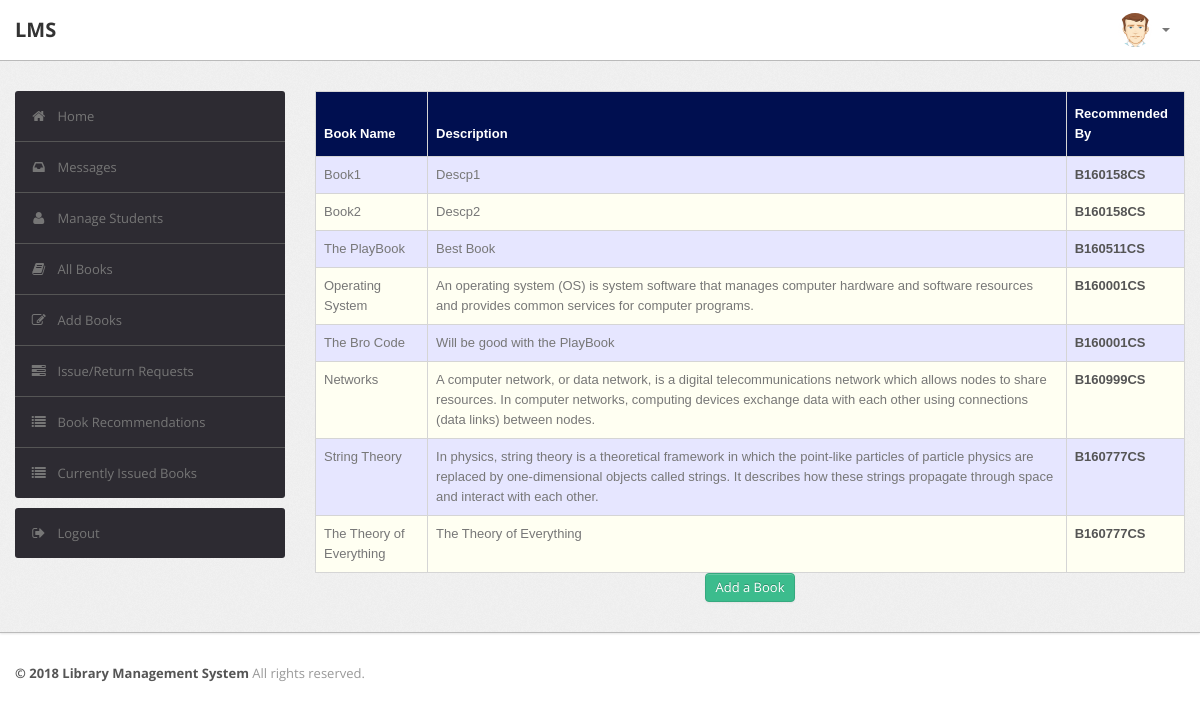
Before: /admin/recommendations.php (signed in) with the older database file.
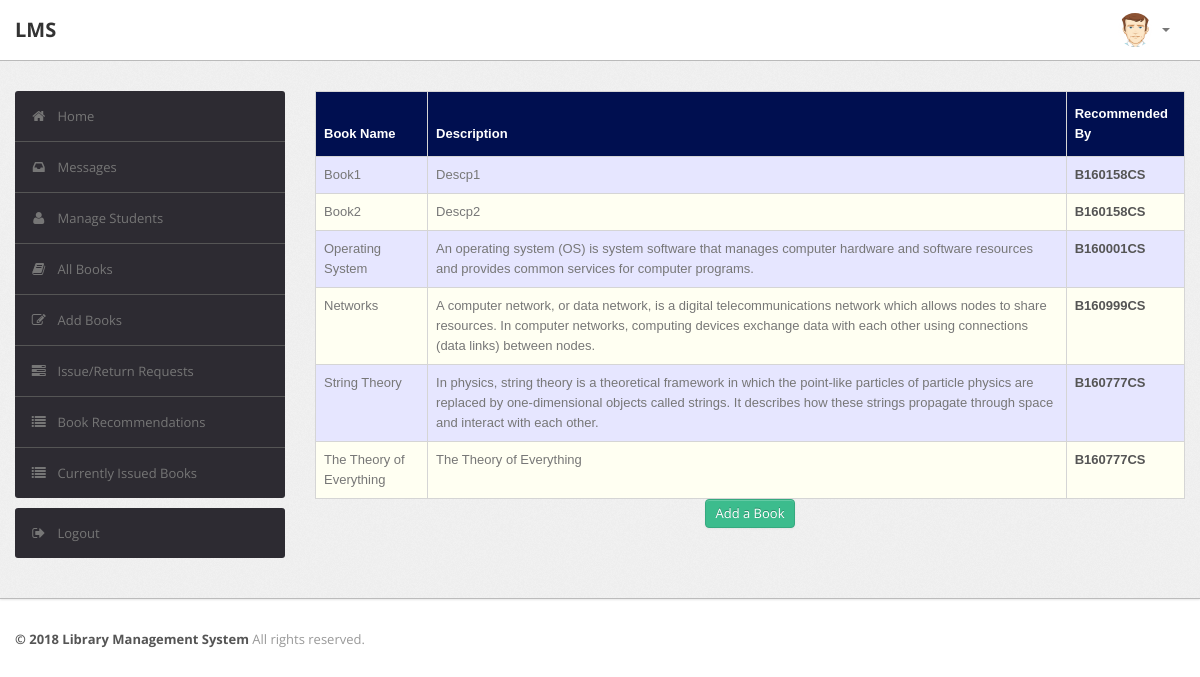
After: the same page with the newer database file.
### tables this page shows
CREATE TABLE `recommendations` (
  `R_ID` int(10) NOT NULL AUTO_INCREMENT,
  `Book_Name` varchar(50) DEFAULT NULL,
  `Description` varchar(255) DEFAULT NULL,
  `RollNo` varchar(50) DEFAULT NULL,
  PRIMARY KEY (`R_ID`),
  KEY `RollNo` (`RollNo`),
  CONSTRAINT `recommendations_ibfk_1` FOREIGN KEY (`RollNo`) REFERENCES `user` (`RollNo`)
);

### admin/recommendations.php (the view, shortened to what this page needs)
<?php
require('dbconn.php');
?>
<?php
if ($_SESSION['RollNo']) {
    ?>
<!DOCTYPE html>
<html lang="en">
    <head>
        <link type="text/css" href="bootstrap/css/bootstrap.min.css" rel="stylesheet">
        <link type="text/css" href="bootstrap/css/bootstrap-responsive.min.css" rel="stylesheet">
        <link type="text/css" href="css/theme.css" rel="stylesheet">
        <link type="text/css" href="images/icons/css/font-awesome.css" rel="stylesheet">
    </head>
    <body>
        <div class="navbar navbar-fixed-top">
            <div class="navbar-inner">
                <div class="container">
                        <a class="brand" href="index.php">LMS </a>
                    <div class="nav-collapse collapse navbar-inverse-collapse">
                        <ul class="nav pull-right">
                            <li class="nav-user dropdown"><a href="#" class="dropdown-toggle" data-toggle="dropdown">
                                <img src="images/user.png" class="nav-avatar" />
                                <b class="caret"></b></a>
                            </li>
                        </ul>
                    </div>
                </div>
            </div>
        </div>
        <div class="wrapper">
            <div class="container">
                <div class="row">
                    <div class="span3">
                        <div class="sidebar">
                            <ul class="widget widget-menu unstyled">
                                <li class="active"><a href="index.php"><i class="menu-icon icon-home"></i>Home
                                </a></li>
                                 <li><a href="message.php"><i class="menu-icon icon-inbox"></i>Messages</a>
                                </li>
                                <li><a href="student.php"><i class="menu-icon icon-user"></i>Manage Students </a>
                                </li>
                                <li><a href="book.php"><i class="menu-icon icon-book"></i>All Books </a></li>
                                <li><a href="addbook.php"><i class="menu-icon icon-edit"></i>Add Books </a></li>
                                <li><a href="requests.php"><i class="menu-icon icon-tasks"></i>Issue/Return Requests </a></li>
                                <li><a href="recommendations.php"><i class="menu-icon icon-list"></i>Book Recommendations </a></li>
                                <li><a href="current.php"><i class="menu-icon icon-list"></i>Currently Issued Books </a></li>
                            </ul>
                            <ul class="widget widget-menu unstyled">
                                <li><a href="logout.php"><i class="menu-icon icon-signout"></i>Logout </a></li>
                            </ul>
                        </div>
                    </div>
                    <div class="span9">
                        <table class="table" id = "tables">
                                  <thead>
                                    <tr>
                                      <th>Book Name</th>
                                      <th>Description</th>
                                      <th>Recommended By</th>
                                    </tr>
                                  </thead>
                                  <tbody>
                                    <?php
                            $sql="select * from LMS.recommendations";
                            $result=$conn->query($sql);
                            while($row=$result->fetch_assoc())
                            {
                                $bookname=$row['Book_Name'];
                                $description=$row['Description'];
                                $rollno=$row['RollNo'];
                            ?>
                                    <tr>
                                      <td><?php echo $bookname ?></td>
                                      <td><?php echo $description?></td>
                                      <td><b><?php echo strtoupper($rollno)?></b></td>
                                    </tr>
                               <?php } ?>
                               </tbody>
                                </table>
                                <center>
                                <a href="addbook.php" class="btn btn-success">Add a Book</a></center>
                    </div>
                </div>
            </div>
        </div>
<div class="footer">
            <div class="container">
                <b class="copyright">&copy; 2018 Library Management System </b>All rights reserved.
            </div>
        </div>
    </body>
</html>
<?php }
else {
    echo "<script type='text/javascript'>alert('Access Denied!!!')</script>";
} ?>

Changed rows visible on the page:
removed recommendations: Book_Name "The PlayBook", Description "Best Book", RollNo "B160511CS"
removed recommendations: Book_Name "The Bro Code", Description "Will be good with the PlayBook", RollNo "B160001CS"
